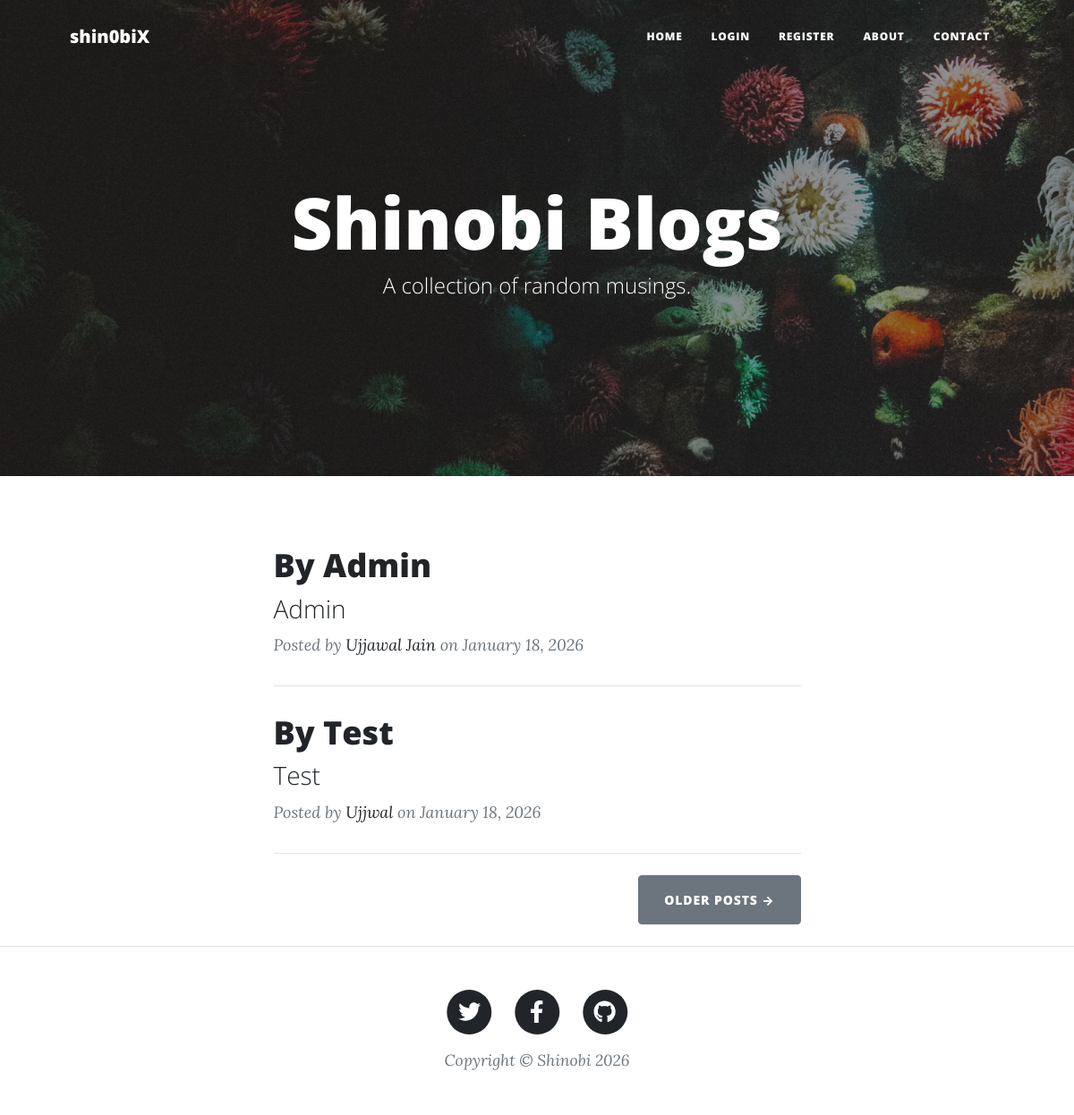
The app's page /, older data.
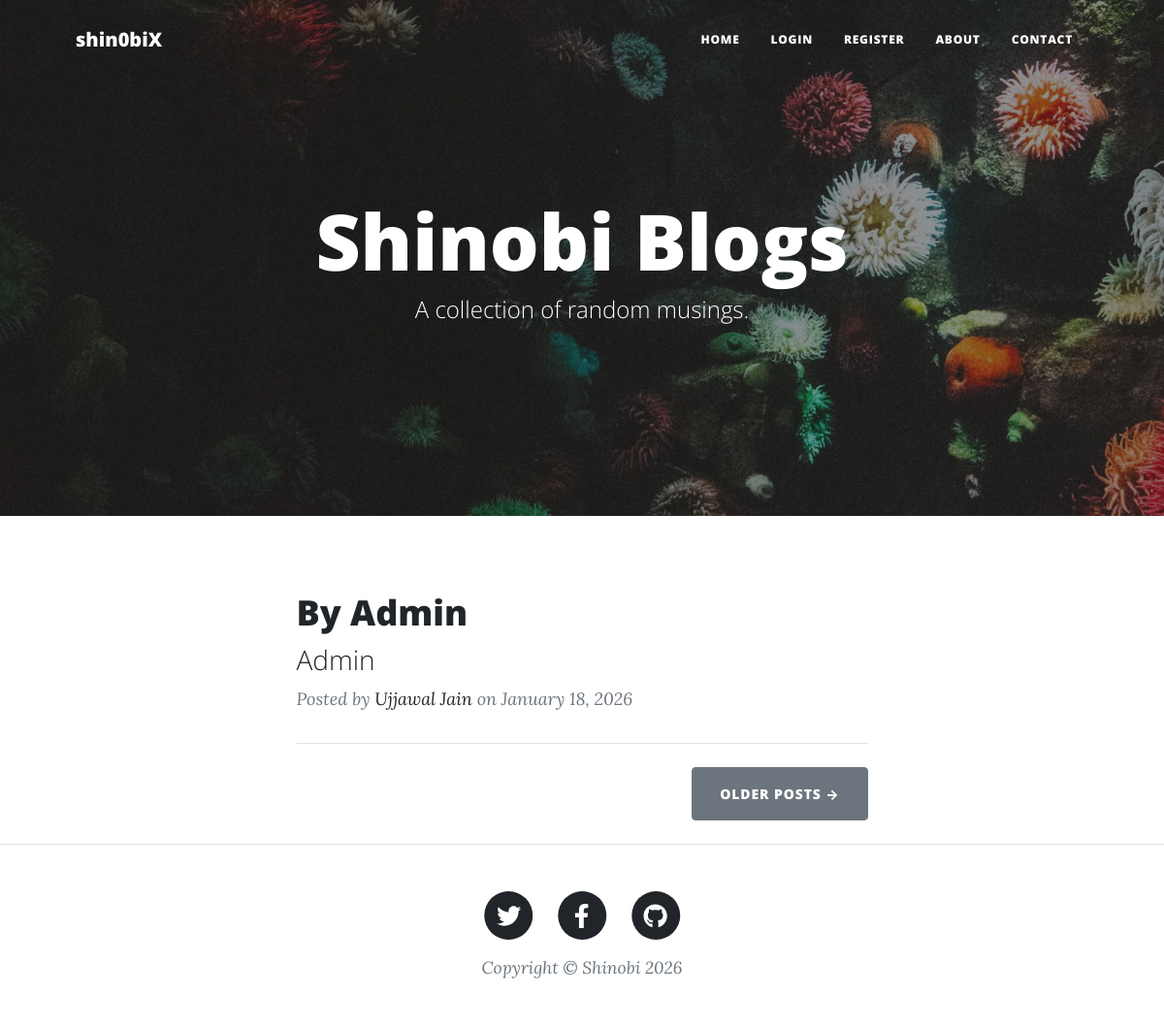
The same page, newer data.
### main.py (models this page shows)
class BlogPost(db.Model):
    __tablename__ = "blog_posts"
    id: Mapped[int] = mapped_column(Integer, primary_key=True)
    author_id: Mapped[int] = mapped_column(Integer , db.ForeignKey("users.id"))
    author = relationship("User" , back_populates="posts")
    title: Mapped[str] = mapped_column(String(250), unique=True, nullable=False)
    subtitle: Mapped[str] = mapped_column(String(250), nullable=False)
    date: Mapped[str] = mapped_column(String(250), nullable=False)
    body: Mapped[str] = mapped_column(Text, nullable=False)
    img_url: Mapped[str] = mapped_column(String(250), nullable=False)
    comments = relationship("Comment" , back_populates="parent_post")

class User(UserMixin, db.Model):
    __tablename__ = "users"
    id: Mapped[int] = mapped_column(Integer, primary_key=True)
    email: Mapped[str] = mapped_column(String(100), unique=True)
    password: Mapped[str] = mapped_column(String(100))
    name: Mapped[str] = mapped_column(String(100))
    posts = relationship("BlogPost" , back_populates='author')
    comments = relationship("Comment" , back_populates='comment_author')

### main.py (the view)
@app.route('/')
def get_all_posts():
    result = db.session.execute(db.select(BlogPost))
    posts = result.scalars().all()
    return render_template("index.html", all_posts=posts)

### main.py (called while the page is built)
@app.context_processor
def inject_gravatar():
    return dict(gravatar_url=gravatar_url)

### templates/index.html (shortened to what this page needs)
{% include "header.html" %}
<header
  class="masthead"
  style="background-image: url('../static/assets/img/home-bg.jpg')"
>
  <div class="container position-relative px-4 px-lg-5">
    <div class="row gx-4 gx-lg-5 justify-content-center">
      <div class="col-md-10 col-lg-8 col-xl-7">
        <div class="site-heading">
          <h1>Shinobi Blogs</h1>
          <span class="subheading">A collection of random musings.</span>
        </div>
      </div>
    </div>
  </div>
</header>
<div class="container px-4 px-lg-5">
  <div class="row gx-4 gx-lg-5 justify-content-center">
    <div class="col-md-10 col-lg-8 col-xl-7">
      {% for post in all_posts %}
      <div class="post-preview">
        <a href="{{ url_for('show_post', post_id=post.id) }}">
          <h2 class="post-title">{{ post.title }}</h2>
          <h3 class="post-subtitle">{{ post.subtitle }}</h3>
        </a>
        <p class="post-meta">
          Posted by
          <a href="#">{{post.author.name}}</a>
          on {{post.date}}
        </p>
      </div>
      <hr class="my-4" />
      {% endfor %}
      <div class="d-flex justify-content-end mb-4">
        <a class="btn btn-secondary text-uppercase" href="#!">Older Posts →</a>
      </div>
    </div>
  </div>
</div>
{% include "footer.html" %}

### templates/header.html (shortened to what this page needs)
<!DOCTYPE html>
<html lang="en">
  <head>
    {% block styles %}
    <link rel="stylesheet" href="https://cdn.jsdelivr.net/npm/bootstrap@4.4.1/dist/css/bootstrap.min.css">
    <link
      href="{{ url_for('static', filename='css/styles.css') }}"
      rel="stylesheet"
    />
    {% endblock %}
  </head>
  <body>
    <nav class="navbar navbar-expand-lg navbar-light" id="mainNav">
      <div class="container px-4 px-lg-5">
        <a class="navbar-brand" href="/">shin0biX</a>
        <div class="collapse navbar-collapse" id="navbarResponsive">
          <ul class="navbar-nav ms-auto py-4 py-lg-0">
            <li class="nav-item">
              <a
                class="nav-link px-lg-3 py-3 py-lg-4"
                href="{{ url_for('get_all_posts') }}"
                >Home</a
              >
            </li>
            {% if not current_user.is_authenticated %}
            <li class="nav-item">
              <a
                class="nav-link px-lg-3 py-3 py-lg-4"
                href="{{ url_for('login') }}"
                >Login</a
              >
            </li>
            <li class="nav-item">
              <a
                class="nav-link px-lg-3 py-3 py-lg-4"
                href="{{ url_for('register') }}"
                >Register</a
              >
            </li>
            {% endif %}
            <li class="nav-item">
              <a
                class="nav-link px-lg-3 py-3 py-lg-4"
                href="{{ url_for('about') }}"
                >About</a
              >
            </li>
            <li class="nav-item">
              <a
                class="nav-link px-lg-3 py-3 py-lg-4"
                href="{{ url_for('contact') }}"
                >Contact</a
              >
            </li>
          </ul>
        </div>
      </div>
    </nav>
  </body>
</html>

### templates/footer.html (shortened to what this page needs)
        <footer class="border-top">
          <div class="container px-4 px-lg-5">
              <div class="row gx-4 gx-lg-5 justify-content-center">
                  <div class="col-md-10 col-lg-8 col-xl-7">
                      <ul class="list-inline text-center">
                          <li class="list-inline-item">
                              <a href="https://x.com/UjjawalJain06" , target="_blank">
                                  <span class="fa-stack fa-lg">
                                      <i class="fas fa-circle fa-stack-2x"></i>
                                      <i class="fab fa-twitter fa-stack-1x fa-inverse"></i>
                                  </span>
                              </a>
                          </li>
                          <li class="list-inline-item">
                              <a href="#!">
                                  <span class="fa-stack fa-lg">
                                      <i class="fas fa-circle fa-stack-2x"></i>
                                      <i class="fab fa-facebook-f fa-stack-1x fa-inverse"></i>
                                  </span>
                              </a>
                          </li>
                          <li class="list-inline-item">
                              <a href="https://github.com/UjjwalXDrift" , target="_blank">
                                  <span class="fa-stack fa-lg">
                                      <i class="fas fa-circle fa-stack-2x"></i>
                                      <i class="fab fa-github fa-stack-1x fa-inverse"></i>
                                  </span>
                              </a>
                          </li>
                      </ul>
                      <div class="small text-center text-muted fst-italic">Copyright &copy; Shinobi 2026</div>
                  </div>
              </div>
          </div>
      </footer>
  </body>
</html>

Row changes from the older to the newer data that the page shows:
removed BlogPost: title "By Test", subtitle "Test", author.name "Ujjwal", date "January 18, 2026"
